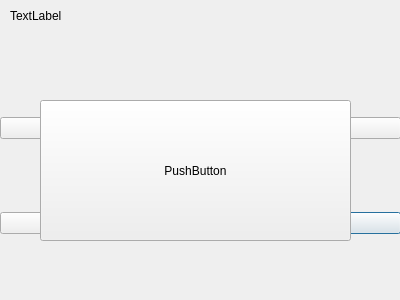
<?xml version="1.0" encoding="UTF-8"?>
<ui version="4.0">
 <class>DoorQuestionDialog</class>
 <widget class="QDialog" name="DoorQuestionDialog">
  <property name="geometry">
   <rect>
    <x>0</x>
    <y>0</y>
    <width>400</width>
    <height>300</height>
   </rect>
  </property>
  <property name="windowTitle">
   <string>Dialog</string>
  </property>
  <widget class="QWidget" name="gridLayoutWidget">
   <property name="geometry">
    <rect>
     <x>0</x>
     <y>50</y>
     <width>401</width>
     <height>251</height>
    </rect>
   </property>
   <layout class="QGridLayout" name="gridLayout">
    <item row="1" column="1">
     <widget class="QPushButton" name="Response4">
      <property name="text">
       <string>PushButton</string>
      </property>
     </widget>
    </item>
    <item row="0" column="0">
     <widget class="QPushButton" name="Response1">
      <property name="text">
       <string>PushButton</string>
      </property>
     </widget>
    </item>
    <item row="0" column="1">
     <widget class="QPushButton" name="Response2">
      <property name="text">
       <string>PushButton</string>
      </property>
     </widget>
    </item>
    <item row="1" column="0">
     <widget class="QPushButton" name="Response3">
      <property name="text">
       <string>PushButton</string>
      </property>
     </widget>
    </item>
   </layout>
  </widget>
  <widget class="QLabel" name="Question">
   <property name="geometry">
    <rect>
     <x>10</x>
     <y>0</y>
     <width>281</width>
     <height>31</height>
    </rect>
   </property>
   <property name="text">
    <string>TextLabel</string>
   </property>
  </widget>
  <widget class="QPushButton" name="Popup">
   <property name="geometry">
    <rect>
     <x>40</x>
     <y>100</y>
     <width>311</width>
     <height>141</height>
    </rect>
   </property>
   <property name="autoFillBackground">
    <bool>true</bool>
   </property>
   <property name="text">
    <string>PushButton</string>
   </property>
  </widget>
 </widget>
 <resources/>
 <connections/>
</ui>
